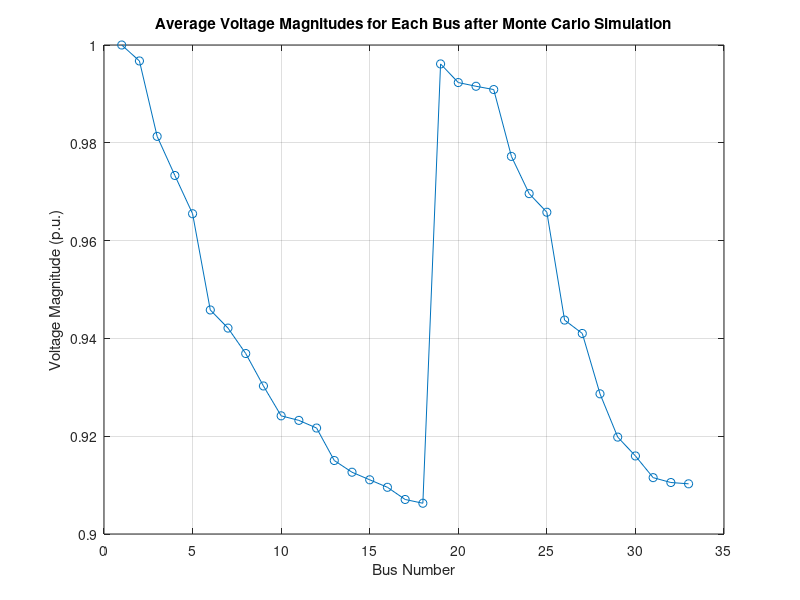

Write the MATLAB code that produced this figure.
clear all
close all
clc

MCS=input('Enter number of Monte Carlo iterations:')
mcs=1;
while mcs<MCS+1
    bdata_not_per_unit=[%Bus P(Kw) Q(Kvar)
        1 0 0
        2 120 72
        3 108 48
        4 144 96
        5 72 36
        6 72 24
        7 240 120
        8 240 120
        9 72 24
        10 72 24
        11 54 36
        12 72 42
        13 72 42
        14 144 96
        15 72 12
        16 72 24
        17 72 24
        18 108 48
        19 108 48
        20 108 48
        21 108 48
        22 108 48
        23 108 60
        24 504 240
        25 504 240
        26 72 30
        27 72 30
        28 72 24
        29 144 84
        30 240 720
        31 180 84
        32 252 120
        33 72 48 ];
    for i=2:33
        u(i)=rand;

        bdata_not_per_unit(i,2)=icdf('normal',u(i),bdata_not_per_unit(i,2),35);
        bdata_not_per_unit(i,3)=icdf('normal',u(i),bdata_not_per_unit(i,3),15);
    end
    ldata_not_per_unit=[
        % Inbus Outbus Resistance(ohm) Reactance(ohm)
        1 2 0.0922 0.0470
        2 3 0.4930 0.2511
        3 4 0.3660 0.1864
        4 5 0.3811 0.1941
        5 6 0.8191 0.7070
        6 7 0.1872 0.6188
        7 8 0.7114 0.2351
        8 9 1.0300 0.7400
        9 10 1.0440 0.7400
        10 11 0.1966 0.0650
        11 12 0.3744 0.1238
        12 13 1.4680 1.1550
        13 14 0.5416 0.7129
        14 15 0.5910 0.5260
        15 16 0.7463 0.5450
        16 17 1.2890 1.7210
        17 18 0.7320 0.5740
        2 19 0.1640 0.1565
        19 20 1.5042 1.3554
        20 21 0.4095 0.4784
        21 22 0.7089 0.9373
        3 23 0.4512 0.3083
        23 24 0.8980 0.7091
        24 25 0.8960 0.7011
        6 26 0.2030 0.1034
        26 27 0.2842 0.1447
        27 28 1.0590 0.9377
        28 29 0.8042 0.7006
        29 30 0.5075 0.2585
        30 31 0.9744 0.9630
        31 32 0.3105 0.3619
        32 33 0.3410 0.5302];
    sizbdata=size(bdata_not_per_unit);
    busnum=sizbdata(1,1);
    sizldata=size(ldata_not_per_unit);
    branchnum=sizldata(1,1);
    %per unit calculation:
    Sbase=10^3;
    Vbase=12.66*10^3;
    Zbase=Vbase^2/Sbase;
    bdata=bdata_not_per_unit;
    ldata=ldata_not_per_unit;
    for n=1:busnum
        bdata(n,2)=(bdata(n,2)*1000)/Sbase;
        bdata(n,3)=(bdata(n,3)*1000)/Sbase;
    end
    for n=1:branchnum
        ldata(n,3)=ldata(n,3)/Zbase;
        ldata(n,4)=ldata(n,4)/Zbase;
    end
    %per unit calculation finished
    terminatebus=zeros(busnum,1);
    intermediatebus=zeros(busnum,1);
    junctionbus=zeros(busnum,1);
    junctionnum=zeros(busnum,1);
    refbus=0;
    busI=zeros(busnum,1);
    v=ones(1,busnum);
    I=zeros(busnum,busnum);
    for k=1:busnum
        co=0;
        l=0;
        for n=1:branchnum
            if ldata(n,1)==k
                co=co+1;
            end
        end
        if co==0
            terminatebus(k,1)=k;
        elseif co>=2
            junctionbus(k,1)=k;
            junctionnum(k,1)=co;
        elseif co==1
            for m=1:branchnum
                l=l+1;
                if ldata(m,2)==k
                    intermediatebus(k,1)=k;
                    break
                elseif l==branchnum
                    refbus=k;
                end
            end
        end
    end
    junctionbus;

    intermediatebus;
    terminatebus;
    refbus;
    junctionnum;
    tempterminatebus=terminatebus;
    controljunctionnum=zeros(busnum,1);
    k=0;
    c=0;
    itecount=0;
    for s=1:15 %iteration
        itecount=itecount+1;
        %backward sweep
        while c==0
            k=k+1;
            juncnum=0;
            n=0;
            stop=0;
            previousI=0;
            if tempterminatebus(k,1)==k
                while(n<branchnum)&&(stop==0)
                    n=n+1;
                    if ldata(n,2)==k
                        a=ldata(n,1);
                        if a==refbus
                            c=1;
                        end
                        I(a,k)=busI(k)+(bdata(k,2)-1i*bdata(k,3))/conj(v(k))+previousI;
                        previousI=I(a,k);
                        tempterminatebus(k,1)=0;
                        if junctionbus(a,1)==a
                            busI(a)=busI(a)+I(a,k);
                            controljunctionnum(a,1)=controljunctionnum(a,1)+1;
                            if controljunctionnum(a,1)==junctionnum(a,1)
                                tempterminatebus(a,1)=a;
                            end
                            break
                        end
                        k=a;
                        n=0;
                    end
                end
                k=0;
            end
        end
        %end of backward sweep
        %forward sweep
        count=0;
        beforev=v;
        newldata=ldata;
        stop1=0;
        forwardbus=zeros(busnum,1);
        c=0;
        stopif=0;
        while stop1==0
            for k=1:branchnum
                if(newldata(k,1)==refbus)&&(stopif==0)
                    c=refbus;
                    if junctionbus(refbus,1)==refbus
                        forwardbus(refbus,1)=1;
                    end
                    stop2=0;
                    while 1
                        a=newldata(k,2);
                        z=newldata(k,3)+1i*newldata(k,4);
                        v(a)=v(c)-z*I(c,a);
                        newldata(k,:)=0;
                        if junctionbus(a,1)==a
                            forwardbus(a,1)=1;
                        end
                        if terminatebus(a,1)==a
                            stopif=1 ;
                            stop1=1;
                            break
                        end
                        for n=1:branchnum
                            if ldata(n,1)==a
                                c=a;
                                k=n;
                                break
                            end
                        end
                    end
                end
            end
        end
        stop3=0;
        while stop3==0
            stopif1=0;
            for k=1:busnum
                if (forwardbus(k,1)==1)&& (stopif1==0)
                    stop4=0;
                    while stop4==0
                        stopif2=0;
                        hhh=0;
                        counter=0;
                        for n=1:branchnum
                            counter=counter+1;
                            if (newldata(n,1)==k)&& (stopif2==0)
                                hhh=1;
                                c=k;
                                a=newldata(n,2);
                                z=newldata(n,3)+1i*newldata(n,4);
                                v(a)=v(c)-z*I(c,a);
                                newldata(n,:)=0;
                                if junctionbus(a,1)==a
                                    forwardbus(a,1)=1;
                                end
                                if terminatebus(a,1)==a
                                    if newldata==0
                                        stopif1=1;
                                        stop3=1;
                                        stopif2=1;
                                        stop4=1;
                                        break
                                    end
                                    stopif2=1;
                                    stop4=1;
                                end
                                k=a;
                                stopif2=1;
                            end
                            if (counter==branchnum) && (hhh==0)
                                stop4=1;
                            end
                        end
                    end
                end
            end
        end
        %end of forward sweep
        for p=2:busnum
            if abs(v(p)-beforev(p))<=0.000001
                count=count+1;
            end
        end
        if count==(busnum-1)
            break
        end
    end

    %data display
    voldisp=zeros(busnum,3);
    curdisp=zeros(branchnum,3);
    co=0;
    for n=1:busnum
        for k=1:busnum
            if I(n,k)~=0
                co=co+1;
                curdisp(co,1)=n;
                curdisp(co,2)=k;
                curdisp(co,3)=I(n,k);
            end
        end
    end
    for n=1:busnum
        voldisp(n,1)=n;
        voldisp(n,2)=abs(v(n));
        voldisp(n,3)=angle(v(n))*180;
    end
    co=0;
    W=zeros(1,branchnum);
    a=zeros(1,branchnum);
    b=zeros(1,branchnum);
    for n=1:busnum
        for k=1:busnum
            if I(n,k)~=0
                co=co+1;
                a(co)=n;
                b(co)=k;
            end
        end
    end
    DG = sparse(a,b,true,busnum,busnum);
    Ploss=0; Qloss=0;
    for k=1:branchnum
        z=curdisp(k,1);
        y=curdisp(k,2);
        for g=1:branchnum
            if ldata(g,1)==z && ldata(g,2)==y
                Ploss=Ploss+abs(curdisp(k,3))^2*ldata(g,3);
                %ploss=r*|I|^2
                Qloss=Qloss+abs(curdisp(k,3))^2*ldata(g,4);
                %qloss=x*|I|^2
                break
            end
        end
    end
    Inew=zeros(busnum,1);
    for l=1:busnum
        Inew(l,1)=(bdata(l,2)-1i*bdata(l,3))/conj(v(l));
    end
    %Outputs
    P_loss=abs(Ploss);
    Q_loss=abs(Qloss);
    Loss(mcs)=P_loss;
    for i=1:33
        voltage(i,mcs)=abs(v(i));
    end
        mcs = mcs + 1;

end

% After all iterations, calculate and display average losses and voltage results
average_loss = mean(Loss);  % Mean of power losses across all iterations
disp(['Average Active Power Loss (P_loss): ', num2str(average_loss), ' kW']);

% Display voltage magnitudes for each bus (mean over iterations)
average_voltage = mean(voltage, 2);  % Mean voltage for each bus over iterations
disp('Average Voltage Magnitudes at Each Bus:');
disp(average_voltage);

% Optionally, you can plot the voltage magnitudes to visualize the results
figure;
plot(1:33, average_voltage, '-o');
xlabel('Bus Number');
ylabel('Voltage Magnitude (p.u.)');
title('Average Voltage Magnitudes for Each Bus after Monte Carlo Simulation');
grid on;

